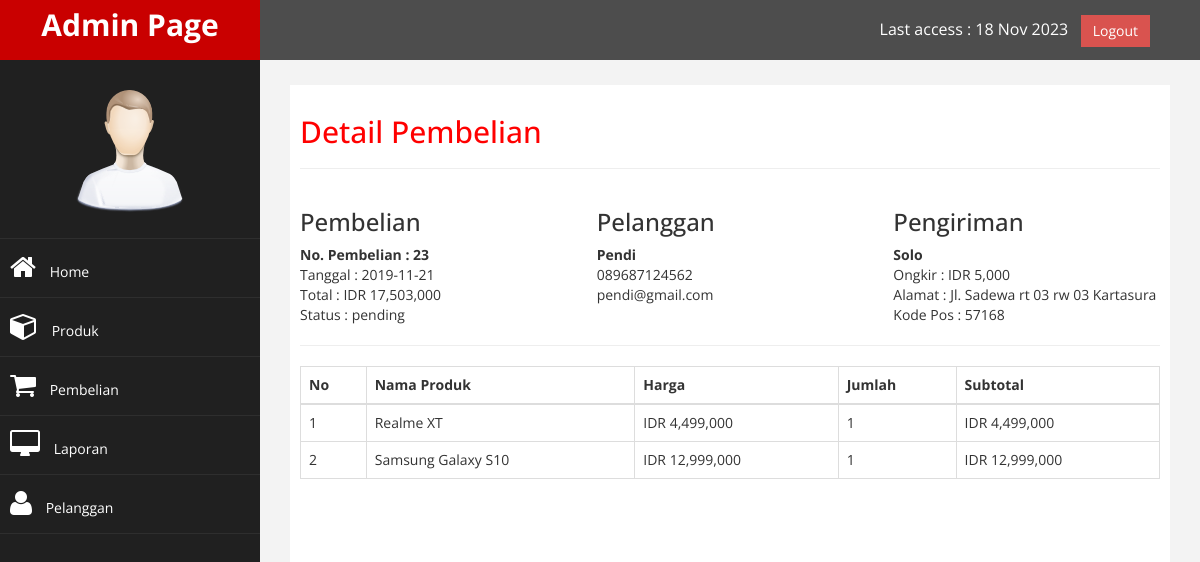
Page /admin/index.php?halaman=detail&id=23 (signed in) on the committed database.
### tables this page shows
CREATE TABLE `pembelian` (
  `id_pembelian` int(11) NOT NULL,
  `id_pelanggan` int(11) NOT NULL,
  `id_ongkir` int(11) NOT NULL,
  `tanggal_pembelian` date NOT NULL,
  `total_pembelian` int(11) NOT NULL,
  `nama_kota` varchar(100) NOT NULL,
  `tarif` int(11) NOT NULL,
  `alamat` text NOT NULL,
  `status_pembelian` varchar(100) NOT NULL DEFAULT 'pending',
  `resi_pengiriman` varchar(100) NOT NULL
);

CREATE TABLE `pelanggan` (
  `id_pelanggan` int(11) NOT NULL,
  `email_pelanggan` varchar(100) NOT NULL,
  `password_pelanggan` varchar(50) NOT NULL,
  `nama_pelanggan` varchar(100) NOT NULL,
  `telepon_pelanggan` varchar(25) NOT NULL
);

CREATE TABLE `pembelian_produk` (
  `id_pembelian_produk` int(11) NOT NULL,
  `id_pembelian` int(11) NOT NULL,
  `id_produk` int(11) NOT NULL,
  `jumlah` int(11) NOT NULL,
  `nama` varchar(100) NOT NULL,
  `harga` int(11) NOT NULL,
  `subharga` int(11) NOT NULL
);

CREATE TABLE `produk` (
  `id_produk` int(11) NOT NULL,
  `nama_produk` varchar(100) NOT NULL,
  `harga_produk` int(11) NOT NULL,
  `foto_produk` varchar(100) NOT NULL,
  `deskripsi_produk` text NOT NULL,
  `stok` int(11) NOT NULL
);

### admin/detail.php (the view)
<h2>Detail Pembelian</h2>
<hr>
<?php
	$ambil = $koneksi->query("SELECT * FROM pembelian JOIN pelanggan
		ON pembelian.id_pelanggan=pelanggan.id_pelanggan
		WHERE pembelian.id_pembelian='$_GET[id]'");
	$detail = $ambil->fetch_assoc();
 ?>
 <div class="row">
 	<div class="col-md-4">
 		<h3>Pembelian</h3>
 		<strong>No. Pembelian : <?php echo $detail['id_pembelian']; ?></strong><br>
 		Tanggal : <?php echo $detail['tanggal_pembelian']; ?><br>
 		Total : IDR <?php echo number_format($detail['total_pembelian']); ?><br>
 		Status : <?php echo $detail['status_pembelian'] ?>
 	</div>
 	<div class="col-md-4">
 		<h3>Pelanggan</h3>
 		 <strong><?php echo $detail['nama_pelanggan']; ?></strong><br>
	 		<?php echo $detail['telepon_pelanggan'] ?><br>
	 		<?php echo $detail['email_pelanggan'] ?>
 	</div>
 	<div class="col-md-4">
 		<h3>Pengiriman</h3>
 		<strong><?php echo $detail['nama_kota']; ?></strong><br>
 		Ongkir : IDR <?php echo number_format($detail['tarif']); ?><br>
 		Alamat : <?php echo $detail['alamat'] ?>
 	</div>
 </div>
<hr>
 <table class="table table-bordered">
 	<thead>
 		<tr>
 			<th>No</th>
 			<th>Nama Produk</th>
 			<th>Harga</th>
 			<th>Jumlah</th>
 			<th>Subtotal</th>
 		</tr>
 	</thead>
 	<tbody>
 		<?php $nomor=1; ?>
 		<?php $ambil = $koneksi->query("SELECT *FROM pembelian_produk JOIN produk ON
 		pembelian_produk.id_produk=produk.id_produk
 		WHERE pembelian_produk.id_pembelian='$_GET[id]'") ?>
 		<?php while($pecah = $ambil->fetch_assoc()) : ?>
 		<tr>
 			<td><?php echo $nomor; ?></td>
 			<td><?php echo $pecah['nama_produk']; ?></td>
 			<td>IDR <?php echo number_format($pecah['harga_produk']); ?></td>
 			<td><?php echo $pecah['jumlah']; ?></td>
 			<td>IDR <?php echo number_format($pecah['harga_produk']*$pecah['jumlah']); ?></td>
 		</tr>
 		<?php $nomor++; ?>
 	<?php endwhile; ?>
 	</tbody>
 </table>

### admin/assets/css/custom.css (style rules this page uses)
body { font-family: 'Open Sans', sans-serif; }
h2 { color: #f00; }

### rows in the picture
pembelian: id_pembelian "23", tanggal_pembelian "2019-11-21", total_pembelian "17,503,000", status_pembelian "pending", id_pelanggan.nama_pelanggan "Pendi", id_pelanggan.telepon_pelanggan "089687124562", id_pelanggan.email_pelanggan "pendi@gmail.com", nama_kota "Solo", tarif "5,000", alamat "Jl. Sadewa rt 03 rw 03 Kartasura Kode Pos : 57168"
pembelian_produk: id_produk.nama_produk "Realme XT", id_produk.harga_produk "4,499,000", jumlah "1", $pecah['harga_produk']*$pecah['jumlah'] "4,499,000"
pembelian_produk: id_produk.nama_produk "Samsung Galaxy S10", id_produk.harga_produk "12,999,000", jumlah "1", $pecah['harga_produk']*$pecah['jumlah'] "12,999,000"
